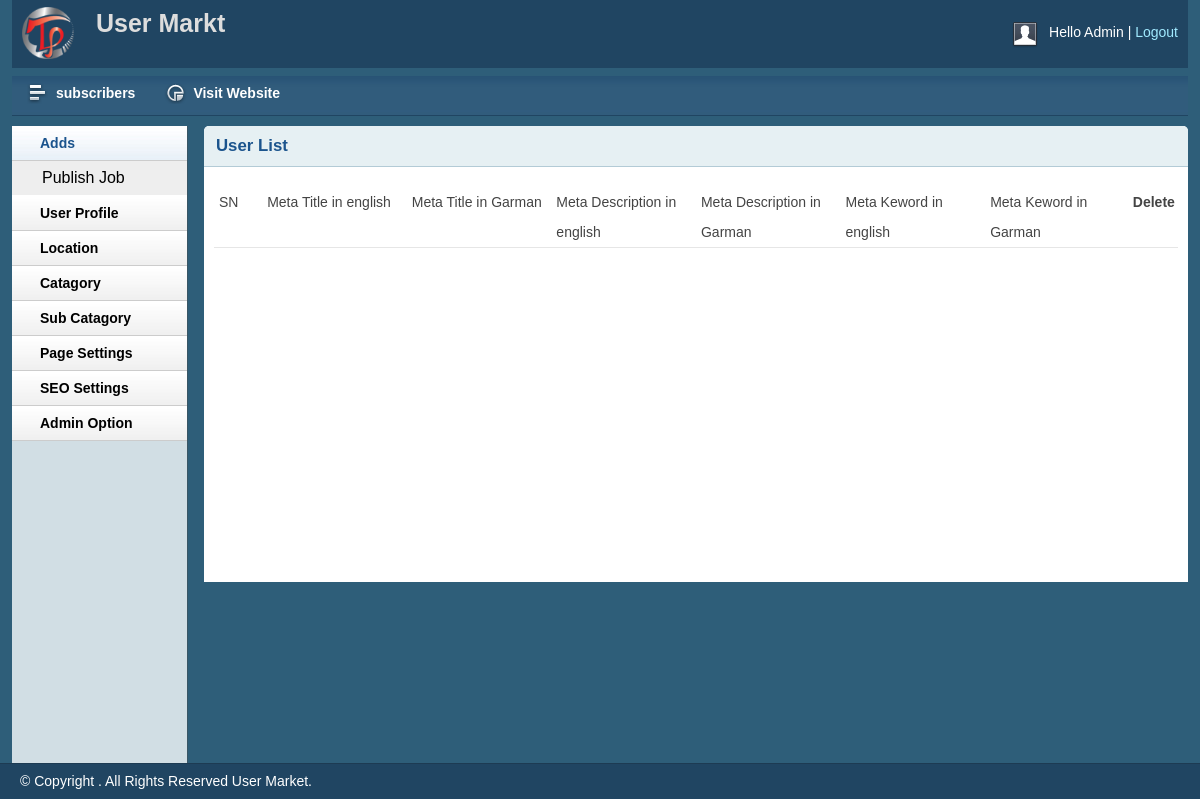
The app's page /admin/view-meta.php (signed in), older data.
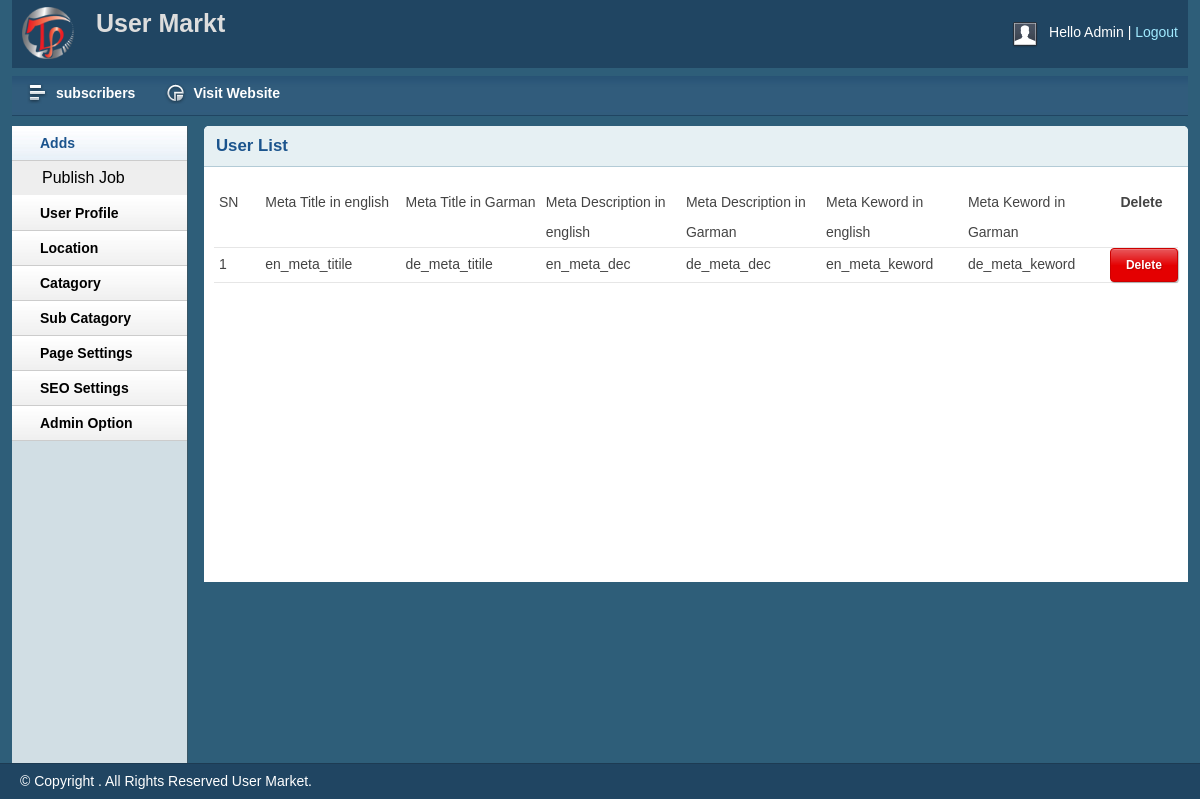
The same page, newer data.
### tables this page shows
CREATE TABLE `seo` (
  `id` int(11) NOT NULL,
  `en_meta_titile` varchar(250) NOT NULL,
  `de_meta_titile` varchar(250) NOT NULL,
  `en_meta_dec` varchar(250) NOT NULL,
  `de_meta_dec` varchar(250) NOT NULL,
  `en_meta_keword` varchar(250) NOT NULL,
  `de_meta_keword` varchar(250) NOT NULL
);

### lib/view.php (called while the page is built, shortened)
<?php
Class Database{
	public $host   = DB_HOST;
	public $user   = DB_USER;
	public $pass   = DB_PASS;
	public $dbname = DB_NAME;
	public $link;
	private function connectDB(){
	$this->link = new mysqli($this->host, $this->user, $this->pass, $this->dbname);
 }
	public function select($query){
		$result = $this->link->query($query) or die($this->link->error.__LINE__);
		if($result->num_rows > 0){
			return $result;
		} else {
			return false;
		}
	}
}

### admin/view-meta.php (the view, shortened to what this page needs)
<?php include 'inc/hader.php'; ?>
<?php include 'inc/saidber.php'; ?>
 <div class="grid_10">
            <div class="box round first grid">
                <h2>User List</h2>
                <div class="block">
                    <table class="data display datatable" id="example">
                    <thead>
                        <tr class="odd gradeX">
                            <td width="5%">SN</td>
                            <td width="15%">Meta Title in english</td>
                            <td width="15%">Meta Title in Garman</td>
                            <td width="15%">Meta Description in english</td>
                            <td width="15%">Meta Description in Garman</td>
                            <td width="15%">Meta Keword in english</td>
                            <td width="15%">Meta Keword in Garman</td>
                            <th width="5%">Delete</th>
                        </tr>
                    </thead>
                    <tbody>
                        <?php
                        $query = "select * from seo order by id desc";
                        $contact = $db->select($query);
                        if ($contact) {
                            $i=0;
                        while ($result= $contact -> fetch_assoc()) {
                            $i++;
                    ?>
                        <tr class="even gradeC">
                            <td><?php echo $i;  ?></td>
                            <td><?php echo $result['en_meta_titile']; ?></td>
                            <td><?php echo $result['de_meta_titile']; ?></td>
                            <td><?php echo $result['en_meta_dec']; ?></td>
                            <td><?php echo $result['de_meta_dec']; ?></td>
                            <td><?php echo $result['en_meta_keword']; ?></td>
                            <td><?php echo $result['de_meta_keword']; ?></td>
                            <td><a class="btn btn-red CoustRead02 " onclick="return confirm('Are you sure to DELETE!');"
                         href="?delid=<?php echo $result['id']; ?>  ">Delete</a></td>
                        </tr>
                        <?php  }} ?>
                    </tbody>
                </table>
               </div>
            </div>
        </div>
<?php include 'inc/foter.php'; ?>

Row changes from the older to the newer data that the page shows:
added seo: en_meta_titile "en_meta_titile", de_meta_titile "de_meta_titile", en_meta_dec "en_meta_dec", de_meta_dec "de_meta_dec", en_meta_keword "en_meta_keword", de_meta_keword "de_meta_keword"
